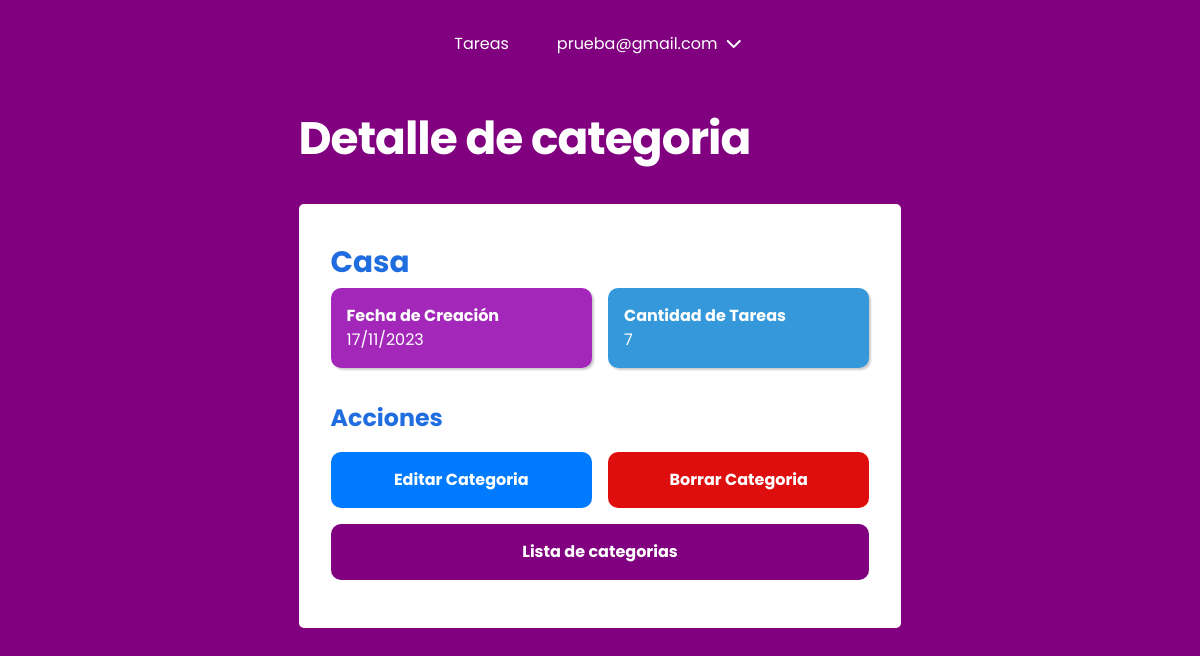
The page /todo_task/categories/32/ (signed in) on the database its author committed.
### users/models.py (models this page shows, shortened)
class CustomUser(AbstractBaseUser, PermissionsMixin):
    email = models.EmailField(
        unique=True,
        max_length=25,
        verbose_name="Correo Electrónico",
        help_text="Ingrese su dirección de correo electrónico.",
    )
    password1 = models.CharField(
        max_length=128,
        verbose_name="Contraseña",
        help_text="Ingrese su contraseña.",
    )
    password2 = models.CharField(
        max_length=128,
        verbose_name="Confirmar Contraseña",
        help_text="Ingrese nuevamente su contraseña para confirmar.",
    )
    first_name = models.CharField(
        max_length=30,
        blank=True,
        verbose_name="Nombre",
        help_text="Ingrese su nombre.",
    )
    last_name = models.CharField(
        max_length=30,
        blank=True,
        verbose_name="Apellido",
        help_text="Ingrese su apellido.",
    )
    date_joined = models.DateTimeField(
        default=timezone.now,
        verbose_name="Fecha de Registro",
        help_text="Fecha y hora en que el usuario se registró.",
    )
    is_active = models.BooleanField(
        default=True,
        verbose_name="Activo",
        help_text="Indica si la cuenta del usuario está activa.",
    )
    is_staff = models.BooleanField(
        default=False,
        verbose_name="Personal de Staff",
        help_text="Indica si el usuario tiene acceso al panel de administración.",
    )
    profile_picture = models.ImageField(
        upload_to="users/images/profile_pictures/",
        default="users/images/profile_pictures/default.png",
        blank=True,
    )
    objects = CustomUserManager()
    USERNAME_FIELD = "email"
    REQUIRED_FIELDS = []
    class Meta:
        ordering = ["-date_joined"]

### todo_task/models.py (models this page shows, shortened)
class Label(models.Model):
    name = models.CharField(
        max_length=50,
        verbose_name="Nombre",
        help_text="Ingrese el nombre de la etiqueta.",
    )
    created = models.DateTimeField(
        auto_now_add=True,
        verbose_name="Fecha de Creación",
        help_text="Fecha y hora en que la etiqueta fue creada.",
    )
    user = models.ForeignKey(
        CustomUser,
        on_delete=models.CASCADE,
        related_name="categories",
        verbose_name="Usuario",
        help_text="Usuario al que pertenece la etiqueta.",
    )
    class Meta:
        constraints = [
            models.UniqueConstraint(
                fields=["name", "user"],
                name="Categoria unica para usuario",
            )
        ]
        ordering = ["-created"]
        verbose_name = "Etiqueta"
        verbose_name_plural = "Etiquetas"

### todo_task/views.py (the view)
@login_required(login_url="/users/login/")
def detail_category(request, category_id):
    category = get_object_or_404(Label, pk=category_id)
    delete_url = reverse("category-delete", args=[category_id])
    task_count = category.task_set.count()
    context = {
        "category": category,
        "delete_url": delete_url,
        "category_id_for_modal": category_id,
        "task_count": task_count,
    }
    return render(request, "todo_task/categories/detail.html", context)

### todo_task/templates/todo_task/categories/detail.html (shortened to what this page needs)
{% extends "base.html" %}
{% load static %}
{% block css %}
<link rel="stylesheet" type="text/css" href="{% static 'todo_task/css/style.css' %}">
{% endblock %}
{% block content %}
<section class="card-container">
    <h1 class="fs-6">Detalle de categoria</h1>
    <div class="card__body flex-column">
        <h2 class="fs-4">{{ category.name }}</h2>
        <div class="card-info">
            <div class="card-info-item">
                <p>Fecha de Creación</p>
                <p class="task_count">{{ category.created|date:"d/m/Y" }}</p>
            </div>
            <div class="card-info-item">
                <p>Cantidad de Tareas</p>
                <p class="task_count">{{ task_count }}</p>
            </div>
        </div>
        <div class="actions">
            <h3 class="fs-3">Acciones</h3>
            <div class="cluster">
                <a class="btn btn-edit" href="{% url 'category-update' category.id %}">Editar Categoria</a>
                <a class="btn btn-delete" href="#" id="delete-modal">Borrar Categoria</a>
                <a class="btn btn-return" href="{% url 'category-list' %}">Lista de categorias</a>
            </div>
        </div>
    </div>
</section>
{% endblock %}

### taskmaster/templates/header.html (shortened to what this page needs)
{% if request.user.is_authenticated %}
<header class="primary-header flex">
    <nav>
        <ul id="primary-navigation" data-visible="false" class="primary-navigation flex">
            <li class="active"><a href="{% url 'task-list' %}">Tareas</a></li>
            <li class="active has-dropdown">{{ request.user.email }} <i class="fa-solid fa-chevron-down"></i>
            </li>
        </ul>
    </nav>
</header>
{% endif %}

### taskmaster/static/css/main.css (style rules this page uses)
:root { --clr-white: rgb(255, 255, 255); --clr-neutral-400: rgb(3, 3, 3); --clr-accent-700: rgb(128, 0, 128); --clr-gradient-accent: rgb(182, 0, 136); --clr-complete: rgb(0, 117, 16); --clr-incomplete: rgb(223, 14, 14); --clr-btn-edit: rgb(0, 123, 255); --clr-btn-delete: rgb(223, 14, 14); --clr-btn-return: rgb(128, 0, 128); --clr-btn-edit-hover: rgba(0, 123, 255, 0.8); --clr-btn-delete-hover: rgba(223, 14, 14, 0.8); --clr-btn-return-hover: rgba(128, 0, 128, 0.8); --bg-clr: rgb(250, 250, 250); --ff-primary: "Poppins", Arial, Helvetica, sans-serif; --fw-regular: 400; --fw-semi-bold: 600; --fw-bold: 700; --fs-1: clamp(0.75rem, calc(0.55rem + 0.69vw), 1.19rem); --fs-2: clamp(0.78rem, calc(0.59rem + 0.81vw), 1.4rem); --fs-3: clamp(0.88rem, calc(0.69rem + 1.06vw), 1.75rem); --fs-4: clamp(1.05rem, calc(0.81rem + 1.38vw), 2.19rem); --fs-5: clamp(1.26rem, calc(0.95rem + 1.79vw), 2.73rem); --fs-6: clamp(1.51rem, calc(1.11rem + 2.31vw), 3.42rem); --fs-7: clamp(1.81rem, calc(1.29rem + 2.98vw), 4.27rem); --fs-8: clamp(2.18rem, calc(1.51rem + 3.83vw), 5.34rem); --fs-btn-1: clamp(1rem, calc(1rem + 0.05vw), 1.19rem); }
*, *::before, *::after { box-sizing: border-box; }
* { margin: 0; padding: 0; font: inherit; }
html { scroll-behavior: smooth; scroll-padding-top: var(--scroll-padding, 75px); }
body { line-height: 1.5; background-color: var(--clr-accent-700); font-family: var(--ff-primary); }
h1, h2, p { color: var(--clr-neutral); }
h3 { color: var(--clr-accent); }
.fs-3 { font-size: var(--fs-3); }
.fs-4 { font-size: var(--fs-4); }
.fs-6 { font-size: var(--fs-6); }
.flex-column { display: flex; flex-direction: column; }
h1 { margin-block: 1rem; width: min(100% - 3rem, 40ch); letter-spacing: -1px; text-align: left; }
.card-container { width: min(100% - 3rem, 60ch); margin-inline: auto; }
.flex { display: flex; gap: var(--gap, 1rem); }
.primary-header { align-items: center; justify-content: center; }
.primary-navigation { list-style: none; }
.primary-navigation a { text-decoration: none; color: var(--clr-white); }
.has-dropdown { display: inline-block; color: var(--clr-white); cursor: pointer; position: relative; }
.fa-chevron-down { padding-inline: 0.25rem; transition: transform 0.3s ease; }
.cluster { display: flex; flex-direction: column; flex-wrap: wrap; gap: 1rem; justify-content: space-between; margin-block: 1rem; }
.actions h3 { font-weight: var(--fw-bold); }
.actions .cluster a { color: white; text-decoration: none; }
@media (min-width: 35em) { .primary-navigation { --gap: clamp(1.5rem, 5vw, 3rem); padding-block: 2rem; padding-inline: clamp(3rem, 8vw, 10rem); } }
h1 { font-weight: var(--fw-bold); color: var(--clr-white); }
.btn { font-weight: bold; padding: 1rem; border-radius: 10px; text-align: center; cursor: pointer; }
.btn-edit { background-color: var(--clr-btn-edit); }
.btn-delete { color: var(--clr-white); background-color: var(--clr-btn-delete); border: 0; }
.btn-return { background-color: var(--clr-btn-return); }

### todo_task/static/todo_task/css/style.css (style rules this page uses)
:root { --clr-main: #206de0; --clr-item-1: #a328b9; --clr-item-2: #3498db; --clr-item-3: #e74c3c; --clr-item-4: #27ae60; --clr-item-5: #f1c40f; --clr-complete: #01af01; --clr-incomplete: #ff0000; --clr-item-1-hover: #8e1a9b; --clr-item-2-hover: #2575ab; --clr-item-3-hover: #c0392b; --clr-item-4-hover: #1f8e3a; --clr-item-5-hover: #d4af0a; --br: 10px; --gap-1: 1rem; --fw-bold: 700; --mt-2: 2rem; }
h3 { font-weight: var(--fw-bold); color: var(--clr-main); }
.card__body { background-color: #fff; border-radius: calc(var(--br) - 5px); padding: 2rem; margin-block: 2rem; }
.card__body h2 { font-weight: var(--fw-bold); margin-block: 0.25rem; color: var(--clr-main); word-wrap: break-word; }
.card-info { display: flex; flex-wrap: wrap; gap: var(--gap-1); }
.card-info-item { flex: 1; color: #fff; padding: 1rem; border-radius: var(--br); box-shadow: 2px 2px 2px rgba(0, 0, 0, 0.2); flex-basis: calc(33.33% - 1rem); }
.card-info-item > p:first-child { font-weight: var(--fw-bold); }
.card-info-item:nth-child(1) { background-color: var(--clr-item-1); }
.card-info-item:nth-child(2) { background-color: var(--clr-item-2); }
.actions { margin-top: var(--mt-2); }
@media (min-width: 45em) { .cluster { flex-direction: row; } }
@media (min-width: 45em) { .cluster a { flex: 1; } }
@media (min-width: 45em) { .cluster a:last-child { flex-basis: 100%; } }

### rows shown on the page
CustomUser: user.email "prueba@gmail.com"
Label: name "Casa", created "17/11/2023"

### other values the page prints
{{ task_count }} "7"
